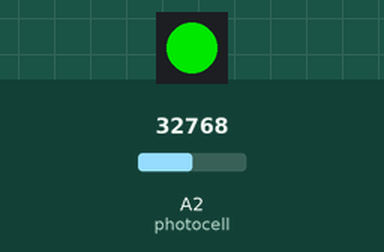
This program was run on a simulated CircuitPython board. Shown: 1 RGB LEDs in strip order, left to right. Inputs (shaded band) come from the test bench; at power-on: A2 (photocell) = 32768 (analog values on the 0–65535 scale). Dim RGB values are drawn brighter than linear; library files of the repository ran but are not shown: neopixel_helper.py.

Above: at 1.2 s.
1.3 s: A2 (photocell) set to 55456
At 3.1 s:
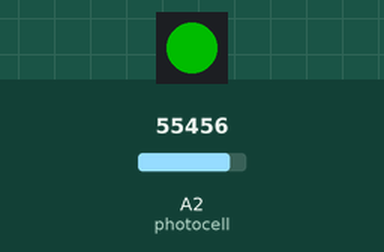
3.5 s: A2 (photocell) set to 57408
At 7.3 s:
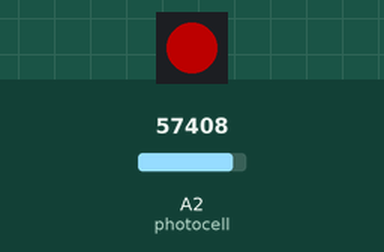
7.6 s: A2 (photocell) set to 32767
At 9.0 s:
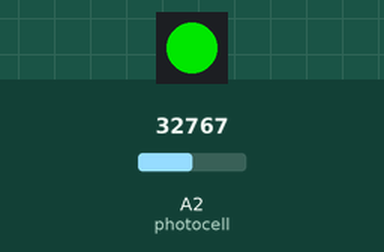
9.5 s: A2 (photocell) set to 57670
At 10.4 s:
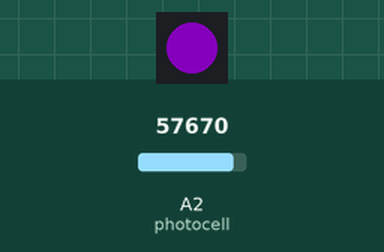
Timing chart, 0 to 14.6 s (numbered marks = the images above; inputs shaded):
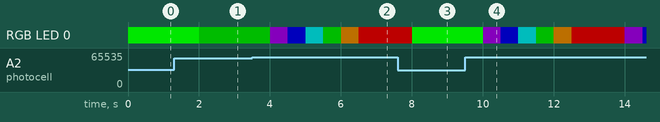

The program:

code.py
```python
"""
One of many potential creative solutions for the smart tote - make the LED light up in rainbow
colours in normal light, and green in dim light. The dimmer it is outside, the brighter the light gets.
"""

import board
import analogio
import time
import neopixel_helper

photocell = analogio.AnalogIn(board.A2)
VOLTAGE_IN_NORMAL_LIGHT = 2.85;

"""

A function that calculates the voltage measured across the light sensor.
Dividing by 2**16 - 1 converts a number from an analog value to a voltage reading.

"""
def analog_voltage(adc):
    return adc.value / 65535 * adc.reference_voltage

"""
A function that takes sensor reading and maps it to a brightness level for the LED.
If the room is very bright, the output is low (0.1-0.3 range, low brightness)
If the room is very dim, the output brightness is high (0.7-1.0 range, high brightness)
In a nutshell - the dimmer the room, the higher the brightness reading.
"""
def calculate_brightness(volts):
    return round((1 - (1/VOLTAGE_IN_NORMAL_LIGHT) * volts), 1) + 0.3;


while True:
    neopixel_helper.off();
    volts = analog_voltage(photocell)
    led_brightness = calculate_brightness(volts);

    # Brightness is always inversely proportional to ambient light.
    neopixel_helper.set_brightness(led_brightness);

    if volts < VOLTAGE_IN_NORMAL_LIGHT:
        neopixel_helper.green()
    else:
        neopixel_helper.rainbow()

    time.sleep(1.0);
```

Measured:
- the behaviour switches between 56592 and 56608 on A2 (photocell) (found by bisection; images 1 and 2)
- after the input at 1.3 s, RGB LED 0: RGB(0, 178, 0) → RGB(0, 76, 0) after 0.70 s
- after the input at 3.5 s, RGB LED 0: RGB(0, 76, 0) → RGB(54, 0, 76) after 0.50 s, → RGB(0, 0, 76) 0.50 s later, → RGB(0, 76, 76) 0.50 s later, → RGB(0, 76, 0) 0.50 s later, … (6 changes in this stretch)
- after the input at 9.5 s, RGB LED 0: RGB(0, 178, 0) → RGB(54, 0, 76) after 0.51 s, → RGB(0, 0, 76) 0.50 s later, → RGB(0, 76, 76) 0.50 s later, → RGB(0, 76, 0) 0.50 s later, … (8 changes in this stretch)
